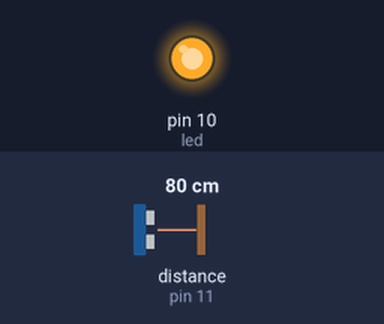
The sketch below on a simulated Arduino Uno, built with avr-gcc and run on an emulated ATmega328P. On the bench: output pins drawn as LEDs (lit = HIGH). Wiring (inferred from the names in the program): ultrasonic range finder: trigger pin 12; echo pin 11. The inputs (shaded band) are chosen by the test bench; at power-on: distance to the obstacle (sensor on pin 11) 80 cm. The echo pulse lasts 58.3 µs per cm; pins used as bus, display or sensor lines are not drawn.

Above: at 1.2 s.
1.3 s: distance to the obstacle (sensor on pin 11) set to 96 cm
2.8 s: distance to the obstacle (sensor on pin 11) set to 104 cm
At 3.2 s:
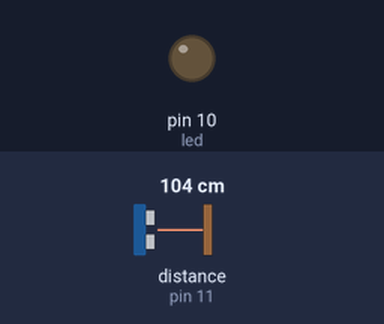
4.3 s: distance to the obstacle (sensor on pin 11) set to 2 cm
At 5.4 s:
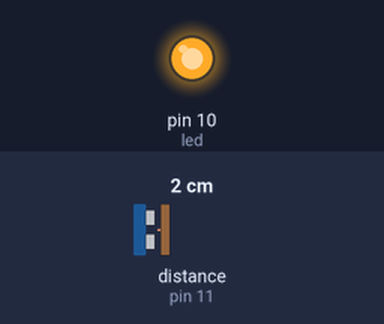
5.8 s: distance to the obstacle (sensor on pin 11) set to 120 cm
At 6.4 s:
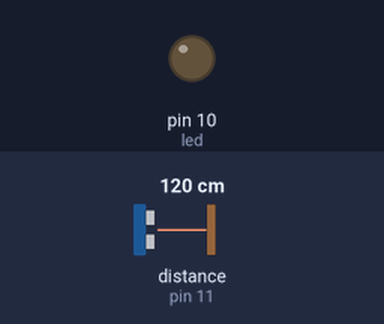
Timing chart, 0 to 8.3 s (numbered marks = the images above; inputs shaded):
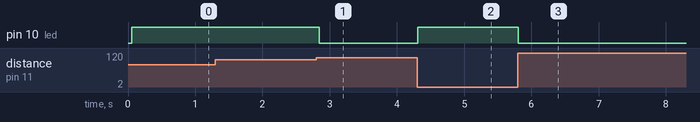

The sketch:

Ultrasonic_sensor_array_arduino_code.ino
```cpp
/*
 HC-SR04 Ping distance sensor]
 VCC to arduino 5v GND to arduino GND
 Echo to Arduino pin 13 Trig to Arduino pin 12
 Red POS to Arduino pin 11
 Green POS to Arduino pin 10
 560 ohm resistor to both LED NEG and GRD power rail
 More info at: http://goo.gl/kJ8Gl
 Original code improvements to the Ping sketch sourced from Trollmaker.com
 Some code and wiring inspired by http://en.wikiversity.org/wiki/User:Dstaub/robotcar
 */

#define trigPin1 12
#define echoPin1 11
#define led 10
//#define led2 10


void setup() {
  Serial.begin (9600);
  pinMode(trigPin1, OUTPUT);
  pinMode(echoPin1, INPUT);
  pinMode(led, OUTPUT);
  //pinMode(led2, OUTPUT);
}

void loop() {
  long duration, distance;
  int k=0,count=10;
  for (int i = 0;i<count;i++)  //loop is to stabilize the output
  {
  digitalWrite(trigPin1, LOW);  // Added this line
  delayMicroseconds(2); // Added this line
  digitalWrite(trigPin1, HIGH);
  delayMicroseconds(10); // Added this line
  digitalWrite(trigPin1, LOW);
  duration = pulseIn(echoPin1, HIGH);
  distance = (duration/2) / 58.2;
  if (distance < 50) {    }
    // This is where the LED On/Off happens
    //digitalWrite(led,HIGH); // When the Red condition is met, the Green LED should turn off
    //digitalWrite(led2,LOW);
  else { k = 1;  }
  }
  if (k==0)
  {digitalWrite(led,HIGH);}
  else
  {digitalWrite(led,LOW);}
}
```

Measured:
- the behaviour switches between 99 and 100 cm on distance to the obstacle (sensor on pin 11) (found by bisection; images 0 and 1)
- after the input at 1.3 s, every drawn part: stays the same
- after the input at 2.8 s, pin 10 (led): HIGH → LOW after 0.05 s
- after the input at 4.3 s, pin 10 (led): LOW → HIGH at once
- after the input at 5.8 s, pin 10 (led): HIGH → LOW at once
